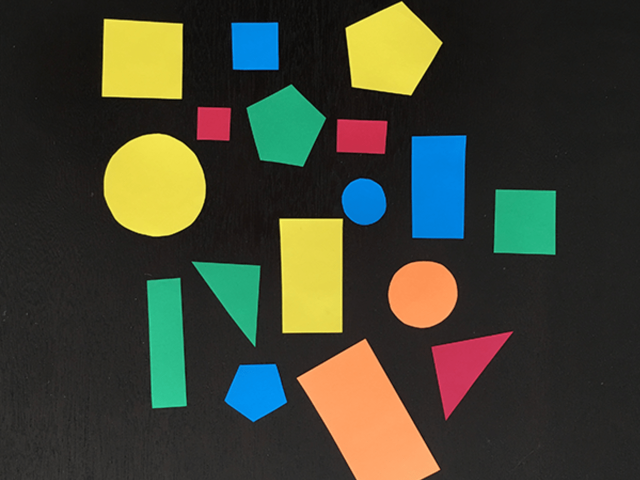
#> input picture resources/shapes.png, 1280 x 960 px (shown at 1/2 size)
$ python 01-basic.py
#> lines starting #> are read from the running program, lines starting #| are printed output that depends on the picture; after the words box and inside, x2 and y2 are one past the last pixel; in counts of white or black regions, pixels touching at a corner belong together
# https://docs.opencv.org/3.4/d4/d73/tutorial_py_contours_begin.html

# Contours can be explained simply as a curve
# joining all the continuous points (along the boundary),
# having same color or intensity.
# The contours are a useful tool for
# shape analysis and object detection and recognition.


# For better accuracy, use binary images.
# So before finding contours, apply threshold or canny edge detection

#########################################################
# UnCommenting Laplacian code shows how slow Laplacian is
#########################################################


import numpy as np
import cv2 as cv
from matplotlib import pyplot as plt
from laplacian_zero_crossing import Zero_crossing as Lap_zero

# Loading in Grayscale
originalImg1 = cv.imread("../resources/shapes.png")
#> originalImg1 is the input picture: shape (960, 1280, 3); mean B, G, R 50.8, 66.2, 63.8
# originalImg2 = originalImg1.copy() # For Laplacian

print(originalImg1.shape)
#| (960, 1280, 3)

cv.resize(originalImg1, (50, 50))
# cv.resize(originalImg2, (50, 50)) # For Laplacian

img = cv.imread("../resources/shapes.png", 0)
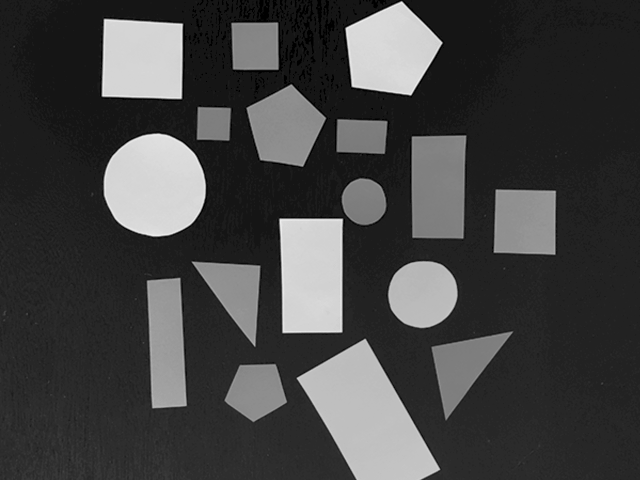
#> img: shape (960, 1280) (shown at 1/2 size); min 0, max 238, mean 66.9

# GaussianBlur
blurredImg = cv.GaussianBlur(img, (5, 5), cv.BORDER_REPLICATE)

# Otsu Threshold
ret, th = cv.threshold(img, 0, 255, 0 + cv.THRESH_OTSU)
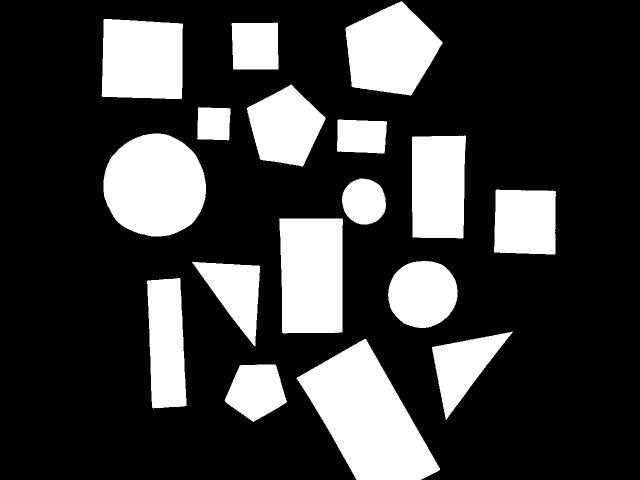
#> th: shape (960, 1280) (shown at 1/2 size); 24.3% white; 17 white regions
#> ret = 102

# Laplacian
# laplacian = cv.Laplacian(blurredImg, cv.CV_8U)
# laplacian = Lap_zero(laplacian)

# Finding Contours
cntrs1, hierchy = cv.findContours(th, cv.RETR_TREE, cv.CHAIN_APPROX_SIMPLE)
#> cntrs1 = 17 contours; largest, box (x1, y1, x2, y2) and area: (593, 678, 880, 960) 43078, (207, 267, 412, 473) 32980, (558, 437, 686, 667) 27740, (691, 3, 885, 191) 24905, (203, 38, 366, 198) 24218
# cntrs2, hierchy = cv.findContours(laplacian, cv.RETR_TREE, cv.CHAIN_APPROX_NONE) # For Laplacian

# Draw Contours
for cnt in cntrs1:
    cv.drawContours(originalImg1, cnt, -1, (255, 255, 255), 10)
#> this loop made 17 passes
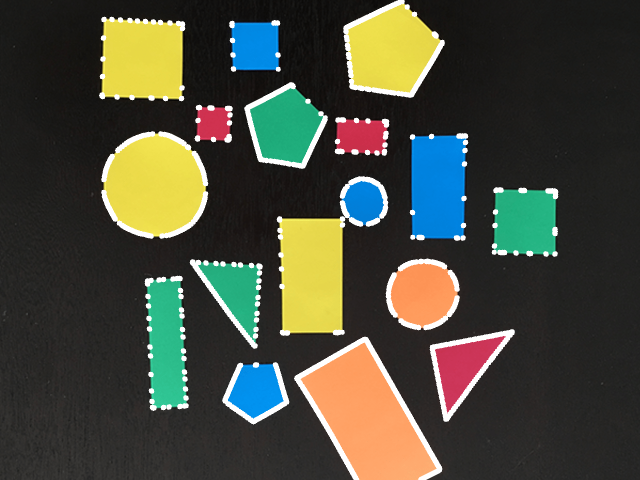
#> originalImg1: shape (960, 1280, 3) (shown at 1/2 size); 4.62% of pixels changed, all inside (x1, y1, x2, y2) = (198, 0, 1117, 960)
# for cnt in cntrs2: # For Laplacian
#    cv.drawContours(originalImg2, cnt, -1, (255, 255, 255), 20)

# Showing Images with plt
images = [originalImg1, img, blurredImg, th]
titles = ["img", "gray image", "blurredImg", "Otsu"]

# [5 lines of commented-out code are left out]

for x in range(len(images)):
    plt.subplot(2, 2, x + 1), plt.imshow(images[x], 'gray')
    plt.title(titles[x])
    plt.xticks([]), plt.yticks([])
#> this loop made 4 passes

plt.show()
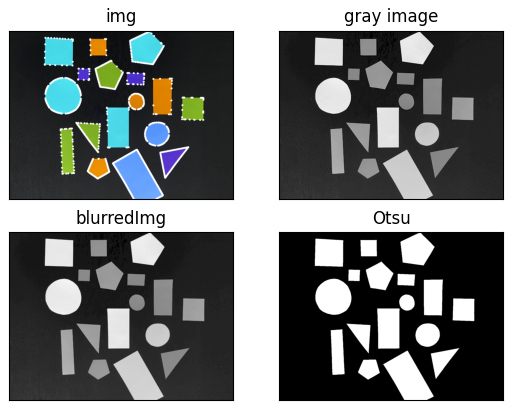
#> figure drawn by matplotlib, 4 panels; B, G, R data is drawn as R, G, B
